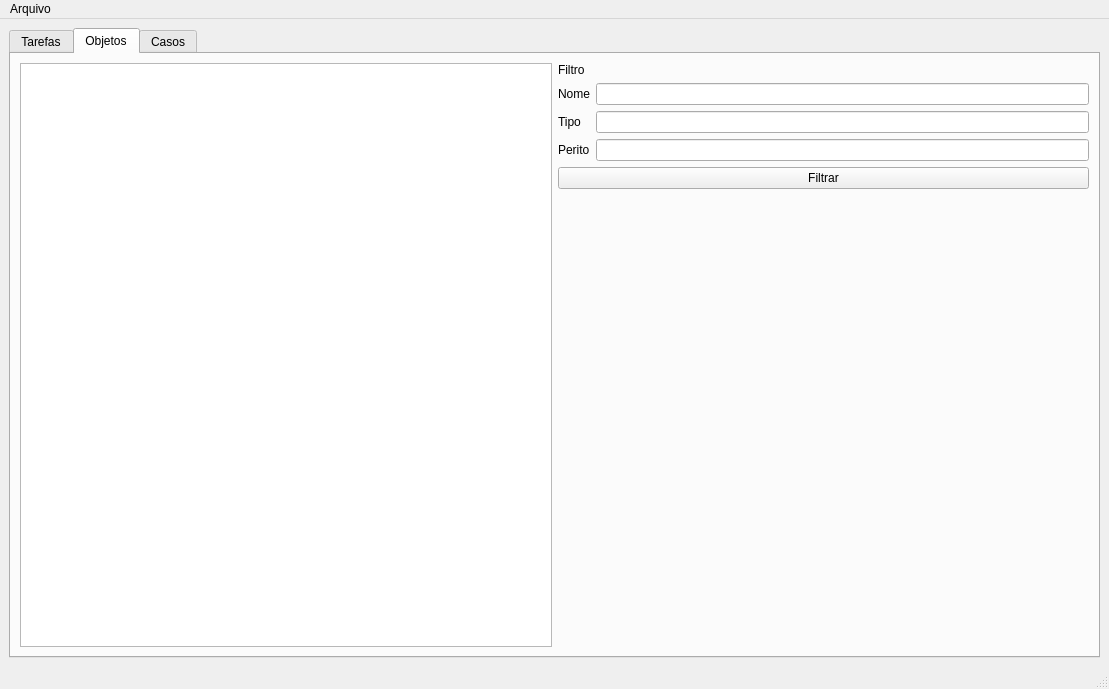
<?xml version="1.0" encoding="UTF-8"?>
<ui version="4.0">
 <class>MainWindow</class>
 <widget class="QMainWindow" name="MainWindow">
  <property name="geometry">
   <rect>
    <x>0</x>
    <y>0</y>
    <width>1109</width>
    <height>689</height>
   </rect>
  </property>
  <property name="windowTitle">
   <string>MainWindow</string>
  </property>
  <widget class="QWidget" name="centralwidget">
   <layout class="QVBoxLayout" name="verticalLayout">
    <item>
     <widget class="QTabWidget" name="tabWidget">
      <property name="minimumSize">
       <size>
        <width>1076</width>
        <height>0</height>
       </size>
      </property>
      <property name="tabShape">
       <enum>QTabWidget::Rounded</enum>
      </property>
      <property name="currentIndex">
       <number>1</number>
      </property>
      <property name="elideMode">
       <enum>Qt::ElideNone</enum>
      </property>
      <property name="documentMode">
       <bool>false</bool>
      </property>
      <property name="tabsClosable">
       <bool>false</bool>
      </property>
      <property name="movable">
       <bool>false</bool>
      </property>
      <property name="tabBarAutoHide">
       <bool>false</bool>
      </property>
      <widget class="QWidget" name="tab_3">
       <attribute name="title">
        <string>Tarefas</string>
       </attribute>
      </widget>
      <widget class="QWidget" name="tab">
       <attribute name="title">
        <string>Objetos</string>
       </attribute>
       <layout class="QHBoxLayout" name="horizontalLayout" stretch="0,0">
        <item>
         <widget class="QTableView" name="tbv_objetos">
          <property name="selectionMode">
           <enum>QAbstractItemView::SingleSelection</enum>
          </property>
          <property name="selectionBehavior">
           <enum>QAbstractItemView::SelectRows</enum>
          </property>
         </widget>
        </item>
        <item>
         <layout class="QVBoxLayout" name="verticalLayout_2" stretch="0,0,0,1">
          <item>
           <widget class="QLabel" name="label">
            <property name="text">
             <string>Filtro</string>
            </property>
           </widget>
          </item>
          <item>
           <layout class="QFormLayout" name="formLayout">
            <item row="1" column="0">
             <widget class="QLabel" name="nomeLabel">
              <property name="text">
               <string>Nome</string>
              </property>
             </widget>
            </item>
            <item row="1" column="1">
             <widget class="QLineEdit" name="led_nome_filtro"/>
            </item>
            <item row="2" column="0">
             <widget class="QLabel" name="tipoLabel">
              <property name="text">
               <string>Tipo</string>
              </property>
             </widget>
            </item>
            <item row="2" column="1">
             <widget class="QLineEdit" name="led_tipo_filtro"/>
            </item>
            <item row="3" column="0">
             <widget class="QLabel" name="peritoLabel">
              <property name="text">
               <string>Perito</string>
              </property>
             </widget>
            </item>
            <item row="3" column="1">
             <widget class="QLineEdit" name="led_perito_filtro"/>
            </item>
           </layout>
          </item>
          <item>
           <widget class="QPushButton" name="pushButton">
            <property name="text">
             <string>Filtrar</string>
            </property>
           </widget>
          </item>
          <item>
           <spacer name="verticalSpacer">
            <property name="orientation">
             <enum>Qt::Vertical</enum>
            </property>
            <property name="sizeHint" stdset="0">
             <size>
              <width>20</width>
              <height>40</height>
             </size>
            </property>
           </spacer>
          </item>
         </layout>
        </item>
       </layout>
      </widget>
      <widget class="QWidget" name="tab_2">
       <attribute name="title">
        <string>Casos</string>
       </attribute>
      </widget>
     </widget>
    </item>
   </layout>
  </widget>
  <widget class="QMenuBar" name="menubar">
   <property name="geometry">
    <rect>
     <x>0</x>
     <y>0</y>
     <width>1109</width>
     <height>20</height>
    </rect>
   </property>
   <widget class="QMenu" name="menuArquivo">
    <property name="title">
     <string>Arquivo</string>
    </property>
    <addaction name="act_new_object"/>
   </widget>
   <addaction name="menuArquivo"/>
  </widget>
  <widget class="QStatusBar" name="statusbar"/>
  <action name="act_new_object">
   <property name="text">
    <string>Novo objeto</string>
   </property>
  </action>
 </widget>
 <resources/>
 <connections/>
</ui>
